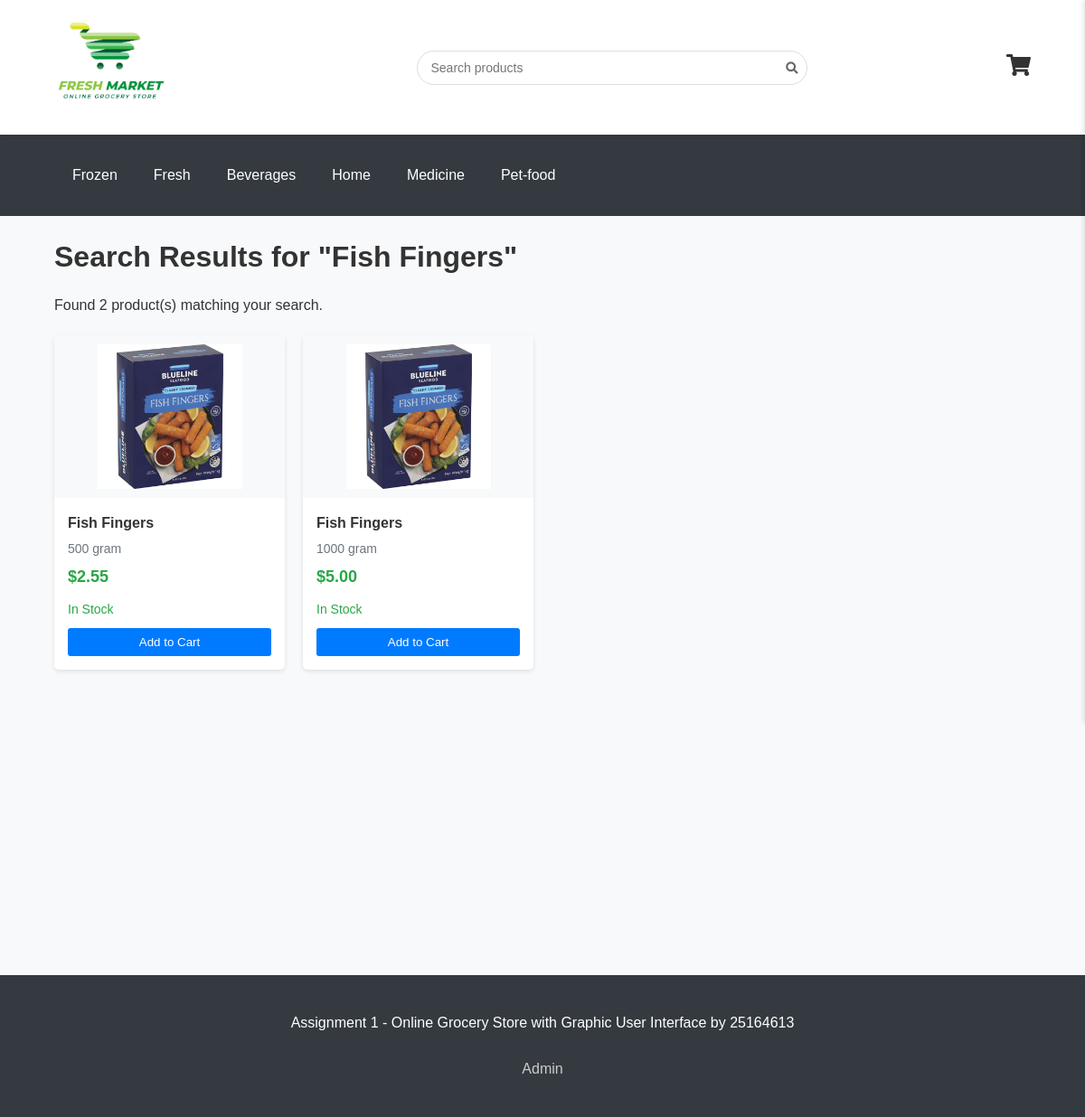
The page /search.php?keyword=Fish Fingers on the database its author committed.
### tables this page shows
CREATE TABLE `products` (
  `product_id` int(10) unsigned DEFAULT NULL,
  `product_name` varchar(20) DEFAULT NULL,
  `unit_price` float(8,2) DEFAULT NULL,
  `unit_quantity` varchar(15) DEFAULT NULL,
  `in_stock` int(10) unsigned DEFAULT NULL
);

### includes/functions.php (called while the page is built, shortened)
<?php
function searchProducts($conn, $keyword) {
    $keyword = mysqli_real_escape_string($conn, $keyword);
    $sql = "SELECT * FROM products WHERE
            product_name LIKE '%$keyword%' OR
            unit_quantity LIKE '%$keyword%'";
    $result = mysqli_query($conn, $sql);
    $products = array();
    if (mysqli_num_rows($result) > 0) {
        while ($row = mysqli_fetch_assoc($result)) {
            $products[] = $row;
        }
    }
    return $products;
}
?>

### search.php (the view, shortened to what this page needs)
<?php
require_once 'includes/db_connect.php';
require_once 'includes/functions.php';
if (isset($_GET['keyword'])) {
    $keyword = trim($_GET['keyword']);
} else {
    $keyword = '';
}
include 'includes/header.php';
$products = searchProducts($conn, $keyword);
?>
<h1>Search Results for "<?php echo htmlspecialchars($keyword); ?>"</h1>
<?php if (empty($products)): ?>
<p>No products found matching your search criteria.</p>
<p>Try searching for another term or <a href="index.php">browse our categories</a>.</p>
<?php else: ?>
<p>Found <?php echo count($products); ?> product(s) matching your search.</p>
<div class="products-grid">
    <?php foreach ($products as $product): ?>
    <div class="product-card">
        <div class="product-image">
            <img src="images/product_<?php echo $product['product_id']; ?>.png" alt="<?php echo $product['product_name']; ?>" onerror="this.src='images/placeholder.png'">
        </div>
        <div class="product-details">
            <div class="product-name"><?php echo $product['product_name']; ?></div>
            <div class="product-unit"><?php echo $product['unit_quantity']; ?></div>
            <div class="product-price">$<?php echo number_format($product['unit_price'], 2); ?></div>
            <div class="product-stock
                <?php
                if ($product['in_stock'] > 0) {
                    echo 'in-stock';
                } else {
                    echo 'out-of-stock';
                }
                ?>">
                <?php
                if ($product['in_stock'] > 0) {
                    echo 'In Stock';
                } else {
                    echo 'Out of Stock';
                }
                ?>
            </div>
            <button class="add-to-cart" data-product-id="<?php echo $product['product_id']; ?>"
                <?php if ($product['in_stock'] <= 0) echo 'disabled'; ?>>
                Add to Cart
            </button>
        </div>
    </div>
    <?php endforeach; ?>
</div>
<?php endif; ?>
<?php
include 'includes/footer.php';
?>

### css/style.css (style rules this page uses)
* { margin: 0; padding: 0; box-sizing: border-box; font-family: 'Arial', sans-serif; }
body { background-color: #f8f9fa; color: #333; line-height: 1.6; }
h1, h2, h3, h4, h5, h6 { margin-bottom: 15px; }
.products-grid { display: grid; grid-template-columns: repeat(auto-fill, minmax(250px, 1fr)); gap: 20px; margin-top: 20px; }
.product-card { background-color: #fff; border-radius: 5px; box-shadow: 0 2px 5px rgba(0,0,0,0.1); overflow: hidden; transition: transform 0.3s; height: 100%; display: flex; flex-direction: column; }
.product-image { width: 100%; height: 180px; background-color: #f8f9fa; display: flex; justify-content: center; align-items: center; padding: 10px; }
.product-image img { max-width: 100%; max-height: 160px; object-fit: contain; }
.product-details { padding: 15px; flex-grow: 1; display: flex; flex-direction: column; }
.product-name { font-weight: bold; font-size: 16px; margin-bottom: 5px; }
.product-unit { color: #6c757d; font-size: 14px; margin-bottom: 5px; }
.product-price { font-weight: bold; font-size: 18px; color: #28a745; margin-bottom: 10px; }
.product-stock { font-size: 14px; margin-bottom: 10px; }
.in-stock { color: #28a745; }
.add-to-cart { display: block; width: 100%; padding: 8px; background-color: #007bff; color: white; border: none; border-radius: 3px; cursor: pointer; transition: background-color 0.3s; margin-top: auto; }

### rows shown on the page
products: product_id (picture), product_name "Fish Fingers", unit_quantity "500 gram", unit_price "2.55", in_stock "In Stock"
products: product_id (picture), product_name "Fish Fingers", unit_quantity "1000 gram", unit_price "5.00", in_stock "In Stock"

### other values the page prints
$headerCategory "Frozen"
$headerCategory "Fresh"
$headerCategory "Beverages"
$headerCategory "Home"
$headerCategory "Medicine"
$headerCategory "Pet-food"
$keyword "Fish Fingers"
count($products) "2"
